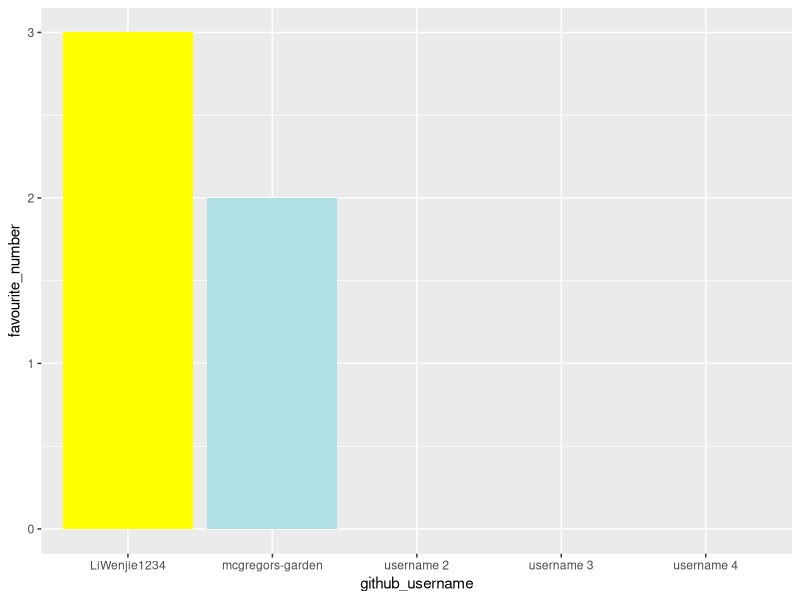

Source code (R):
## ---- chunk 1
library(tidyverse) 
## ---- chunk 2
team_data <- tibble(
  name = c("Peter Rabbit", "Wenjie Li", "member 2", 
           "member 3", "member 4"),
  github_username = c("mcgregors-garden", "LiWenjie1234", "username 2", 
                      "username 3", "username 4"), 
  colour = c("powderblue", "yellow", "colour 2", 
             "colour 3", "colour 4"),
  hobby = c("Hopping", "listening to music", "hobby 2", 
            "hobby 3", "hobby 4"),
  favourite_number = c(2, 3, NA, NA, NA)
  )

team_data
## ---- chunk 3
p1 <- ggplot(data = team_data, 
             mapping = aes(x = github_username, 
                           y = favourite_number,
                           fill = colour), 
             ) +
   geom_col() +
   scale_fill_identity()
p1
